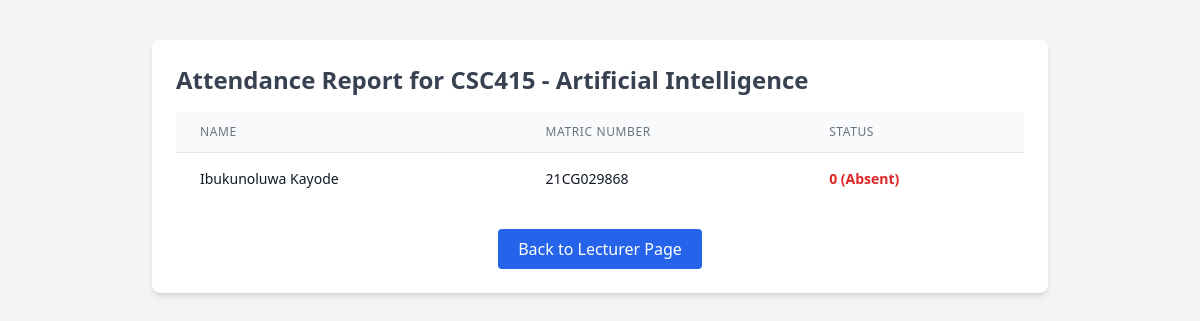
The page /attendance/session/1 (signed in) on the database as committed earlier.
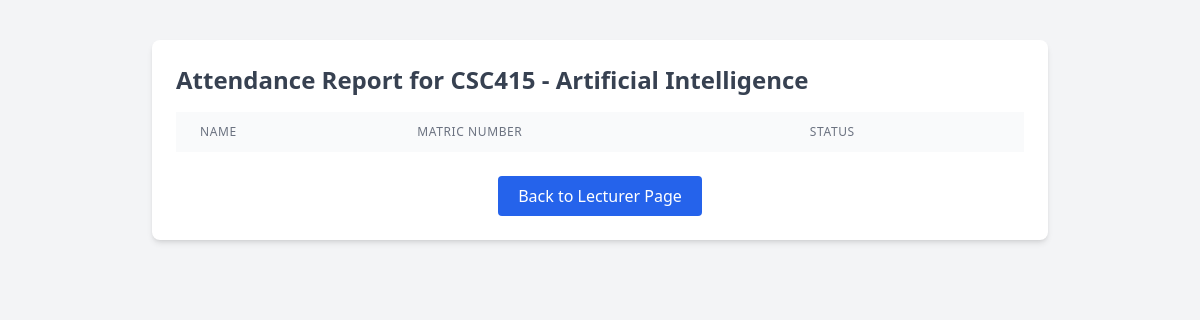
The same page on the database as committed later.
### attendance/models.py (models this page shows, shortened)
class Student(AbstractBaseUser):
    matric_number = models.CharField(max_length=15, unique=True)
    name = models.CharField(max_length=100)
    email = models.EmailField(unique=True, blank=True, null=True)
    face_embedding = models.JSONField(null=True, blank=True)
    courses = models.ManyToManyField('Course', related_name='students')
    password = models.CharField(max_length=256)
    USERNAME_FIELD = 'matric_number'
    REQUIRED_FIELDS = []
    objects = UserManager()

### attendance/views.py (the view)
# urls.py: path('session/<int:session_id>', session_attendance_summary, name="session-summary"),
@lecturer_login_required
def session_attendance_summary(request, session_id):
    session = get_object_or_404(ClassSession, pk=session_id)
    lecturer = Lecturer.objects.get(pk=request.session['lecturer_id'])
    if session.lecturer != lecturer:
        return redirect('attendance:lecturer_page')
    enrolled_students = session.course.students.all()
    summary = []
    for student in enrolled_students:
        attendance_record = Attendance.objects.filter(
            student=student,
            course=session.course,
            session=session
        ).first()
        if attendance_record is not None:
            status = 1 if attendance_record.status else 0
        else:
            status = 0
        summary.append({
            'name': student.name,
            'mat': student.matric_number,
            'status': status
        })
    print(summary)
    return render(request, "attendance/summary.html", {
        "course": session.course,
        "summary": summary,
        "date": session.date
    })

### attendance/templates/attendance/summary.html (shortened to what this page needs)
<!DOCTYPE html>
<html lang="en">
<head>
  <script src="https://cdn.tailwindcss.com"></script>
</head>
<body class="bg-gray-100 py-10 px-5">
  <div class="max-w-4xl mx-auto bg-white p-6 rounded-lg shadow-md">
    <h1 class="text-2xl font-bold text-gray-700 mb-4">
      Attendance Report for {{ course.course_code }} - {{ course.course_name }}
    </h1>
    <table class="min-w-full divide-y divide-gray-200">
      <thead class="bg-gray-50">
        <tr>
          <th class="px-6 py-3 text-left text-xs font-medium text-gray-500 uppercase tracking-wider">Name</th>
          <th class="px-6 py-3 text-left text-xs font-medium text-gray-500 uppercase tracking-wider">Matric Number</th>
          <th class="px-6 py-3 text-left text-xs font-medium text-gray-500 uppercase tracking-wider">Status</th>
        </tr>
      </thead>
      <tbody class="bg-white divide-y divide-gray-200">
        {% for student in summary %}
        <tr>
          <td class="px-6 py-4 whitespace-nowrap text-sm text-gray-900">{{ student.name }}</td>
          <td class="px-6 py-4 whitespace-nowrap text-sm text-gray-900">{{ student.mat }}</td>
          <td class="px-6 py-4 whitespace-nowrap text-sm">
            {% if student.status == 1 %}
              <span class="text-green-600 font-semibold">1 (Present)</span>
            {% else %}
              <span class="text-red-600 font-semibold">0 (Absent)</span>
            {% endif %}
          </td>
        </tr>
        {% endfor %}
      </tbody>
    </table>
    <div class="mt-6 text-center">
      <a href="{% url 'attendance:lecturer_page' %}" class="inline-block bg-blue-600 text-white px-5 py-2 rounded hover:bg-blue-700 transition">Back to Lecturer Page</a>
    </div>
  </div>
</body>
</html>

Rows that differ between the two databases and show on the page:
removed Student: name "Ibukunoluwa Kayode", mat "21CG029868"
Other text that changed with them:
list line gone: "0 (Absent)"
